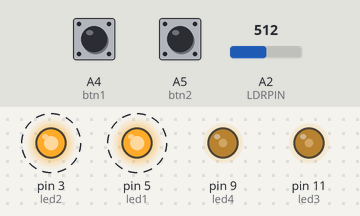
Bench run of a sketch on a simulated Arduino Uno, built with avr-gcc and run on an emulated ATmega328P. On the bench: output pins drawn as LEDs (lit = HIGH). Dashed ring = blinking. The test bench sets the inputs (shaded band); at power-on: A2 (LDRPIN) = 512, A4 (btn1) LOW, A5 (btn2) LOW.

Above: at 1.02 s.
1.7 s: A2 (LDRPIN) set to 900
At 3.09 s:
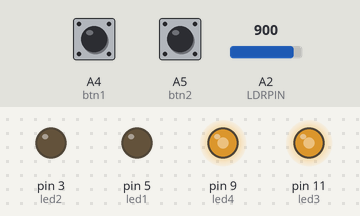
5.2 s: A4 (btn1) pulled HIGH for 3.2 s
At 6.1 s:
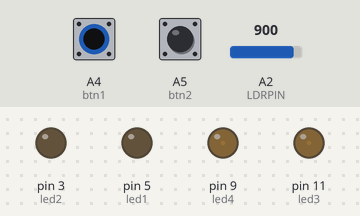
10.0 s: A5 (btn2) pulled HIGH for 1 s
At 10.6 s:
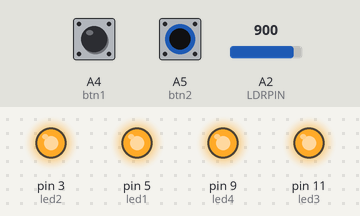
13.5 s: A2 (LDRPIN) set to 306
At 13.9 s:
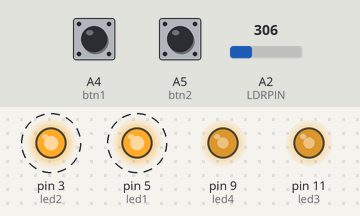
17.1 s: A5 (btn2) pulled HIGH for 3.2 s
At 21.1 s:
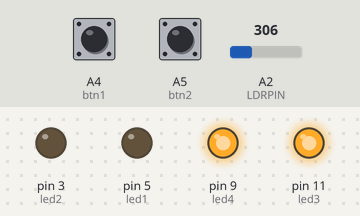
22.3 s: A2 (LDRPIN) set to 716
At 22.59 s:
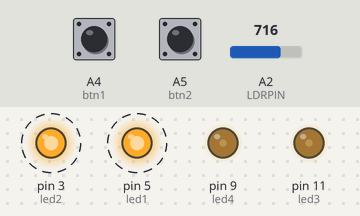
Timing chart, 0 to 26.8 s (numbered marks = the images above; inputs shaded):
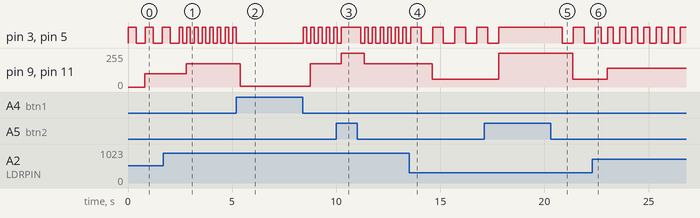

Measured:
- after the input at 1.7 s, pin 9 (led4), pin 11 (led3): 100/255 → 175/255 after 1.1 s
- after the input at 5.2 s, pin 9 (led4), pin 11 (led3): 175/255 → 5/255 after 0.19 s, → 175/255 3.4 s later
- after the input at 10.0 s, pin 9 (led4), pin 11 (led3): 175/255 → 255/255 after 0.25 s, → 175/255 1.1 s later
- after the input at 13.5 s, pin 3 (led2), pin 5 (led1): alternates HIGH for 0.52 s and LOW for 0.54 s, starting after 0.59 s; pin 9 (led4), pin 11 (led3): 175/255 → 59/255 after 1.1 s
- after the input at 17.1 s, pin 9 (led4), pin 11 (led3): 59/255 → 255/255 after 0.72 s, → 59/255 3.6 s later
- after the input at 22.3 s, pin 3 (led2), pin 5 (led1): alternates HIGH for 0.28 s and LOW for 0.30 s, starting after 0.43 s; pin 9 (led4), pin 11 (led3): 59/255 → 139/255 after 0.72 s

The sketch:

March_30.ino
```cpp
/*
Intro to IM
Arduino Assignment 2_Blinks and Blushes

As photosensor captures the stronger light,
the eyes (blue lights) will blink faster and cheeks will get blush in a stronger red lights.

While you push the blue switch,
the eye will be closed (blue lights) will be turned off and blushes will also get dimmer.

While you push the yellow switch,
the eye will open up (blue lights) will be turned on strongly and blushes will also get stronger.

2 Blue LEDs
2 Red LEDs
2 Swithces
Photosensor

Written by Nakyeong Ahn
March 30, 2021
 */

const int led1 = 5; //variables for blue lights
const int led2 = 3;
const int LDRPIN = A2; //variable for photosensor
const int btn1 = A4; //variables for switches
const int btn2 = A5;
const int led3 = 11; //variables for red lights
const int led4 = 9;

void setup() {
  // put your setup code here, to run once:
  pinMode(led1, OUTPUT); //set blue lights as outputs
  pinMode(led2, OUTPUT);
  pinMode(btn1, INPUT); //set swithces as inputs
  pinMode(btn2, INPUT);

  Serial.begin(9600);
}

void loop() {

  int sensorValue = analogRead(LDRPIN); //read from photosensor
  int btnread1 = digitalRead(btn1); //read from switches
  int btnread2 = digitalRead(btn2);
  int v = map(sensorValue, 0, 1023, 700, 100); //map sensorValue into a delay speed from 100 to 700 for a blinking speed
  int brightness = map (sensorValue, 0, 1023, 0, 200); //map sensorValue into a brightness for cheeks

  if (btnread1 == HIGH) { //if blue switch is pushed
    digitalWrite(led1, LOW); //turn off blue lights
    digitalWrite(led2, LOW);
    analogWrite(led3, 5); //make red lights dimmer
    analogWrite(led4, 5);
    delay(30);

  } else if (btnread2 == HIGH) { //if yellow switch is pushed
    digitalWrite(led1, HIGH); //turn on red blue lights
    digitalWrite(led2, HIGH);
    analogWrite(led3, 255); //make red lights stronger
    analogWrite(led4, 255);
    delay(30);
  } else { //if no switch is pushed, blinking motion
    digitalWrite(led1, HIGH); //turn on
    digitalWrite(led2, HIGH);
    delay(v); //spped of delay is influenced by the intensity of light

    digitalWrite(led1, LOW); //turn off
    digitalWrite(led2, LOW);
    delay(v); //delay

    analogWrite(led3, brightness); //cbrightness of red lights is influenced by the intensity of light
    analogWrite(led4, brightness);
    delay(20);

  }


}
```
